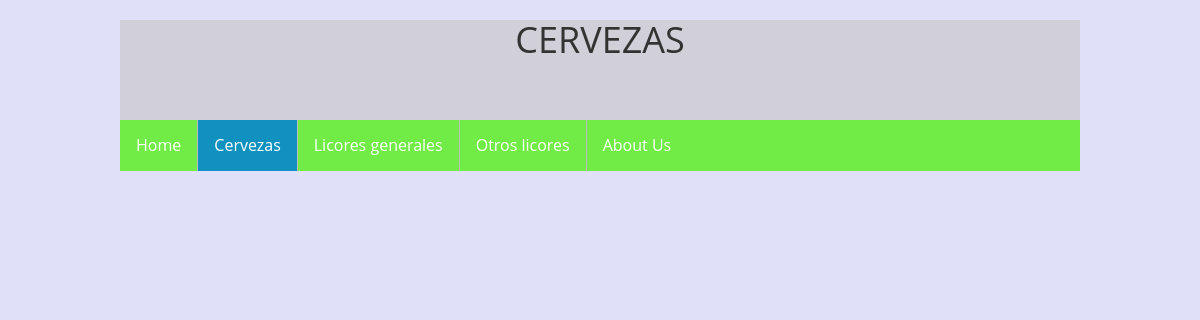
The app's page /Cervezas/index.php, older data.
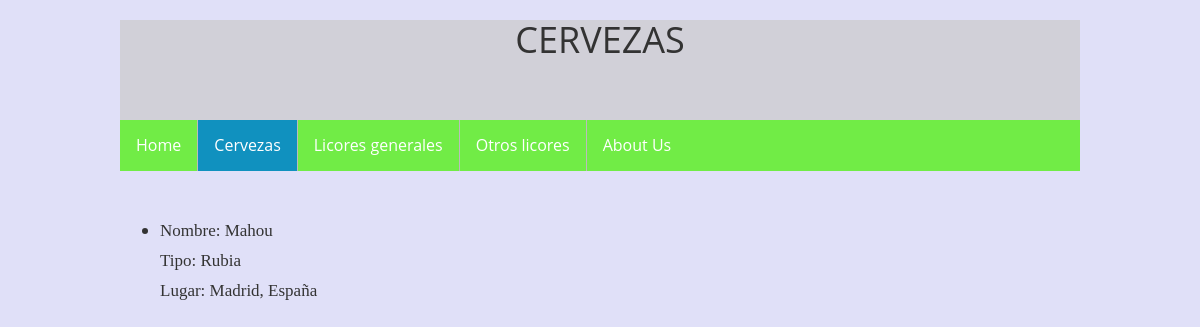
The same page, newer data.
### tables this page shows
CREATE TABLE `cerveza` (
  `id_cerveza` varchar(30) NOT NULL,
  `nombre` varchar(30) NOT NULL,
  `tipo` varchar(30) NOT NULL,
 `lugar` varchar(30) NOT NULL,
  `opinion` varchar(255) 
);

### Cervezas/index.php (the view, shortened to what this page needs)
<!DOCTYPE html>
<html>
<head>
	<link rel="stylesheet" href="css/bootstrap.min.css">
	<link rel="stylesheet" href="css/CSS.css" >
</head>
<body>
	<header align="center"><h1>Cervezas</h1></header>
	<body>
		<nav>
		<ul>
			<li><a  href=../index.html>Home</a></li>
  			<li><a class="active" href="">Cervezas</a></li>
  			<li><a href="">Licores generales</a></li>
  			<li><a href="">Otros licores</a></li>
  			<li><a href="">About Us</a></li>
		</ul>
		</nav>
		<ul>
		<?php
		$dbhost = "localhost";
  		$dbuser = "root";
 		$dbpass = "";
 		$dbname = "gin_cerv";
 		$tablename= "cerveza";
 		$connection = mysqli_connect($dbhost, $dbuser, $dbpass, $dbname);
 		 	$query = "SELECT * FROM `$tablename`" ;
 		 	$result = mysqli_query($connection, $query);
 		 	if ($result) {
				if ($result->num_rows > 0) {
    				while($row = $result->fetch_assoc()) {
       				 echo "<li> <p> Nombre: " . $row["nombre"]. " </p> <p>Tipo: " . $row["tipo"]. "</p><p> Lugar: " . $row["lugar"]. "</p></li>";
    					}
    					}
				} else {
				die("Database query failed. " . mysqli_error($connection));
			}
		?>
		</ul>
	</body>
</body>
</html>

### Cervezas/css/CSS.css (style rules this page uses)
body { font-family: 'Open Sans', Helvetica, Arial, sans-serif; font-size: 16px; width: 80%; margin: auto; background: #E0E0F8; }
nav { margin-bottom:3em; }
p { line-height: 20px; font-family: Georgia, 'Times New Roman', serif; font-size: 17px; text-align: justify; }
nav ul { list-style-type: none; margin: 0; padding: 0; overflow: hidden; background-color: #71EC46; }
nav li { float: left; border-right: 1px solid #bbb; }
nav li:last-child { border-right: none; }
nav li a { display: block; color: white; text-align: center; padding: 14px 16px; text-decoration: none; }
.active { background-color: #1091BF; }
header { height: 100px; background-color:#D1D0D8; text-transform:uppercase; width: 100%; }

Row changes from the older to the newer data that the page shows:
added cerveza: nombre "Mahou", tipo "Rubia", lugar "Madrid, España"
